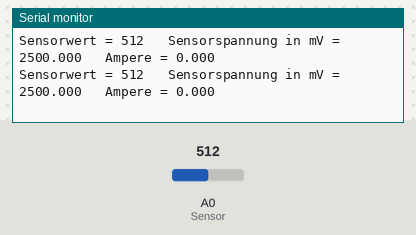
Bench run of a sketch on a simulated Arduino Uno, built with avr-gcc and run on an emulated ATmega328P. Parts: the last lines printed to the serial monitor. The test bench sets the inputs (shaded band); at power-on: A0 (Sensor) = 512.

Above: at 1.8 s.
1.9 s: A0 (Sensor) set to 716
At 2.8 s:
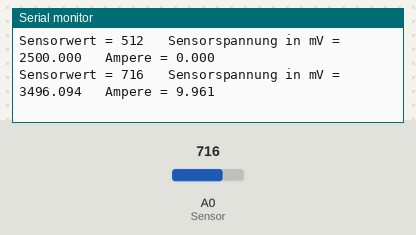
3.4 s: A0 (Sensor) set to 900
At 4.8 s:
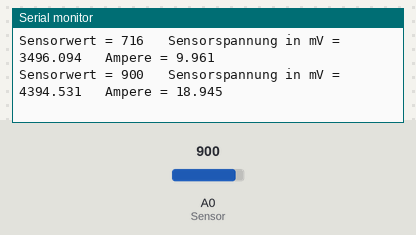
Timing chart, 0 to 6.4 s (numbered marks = the images above; inputs shaded):
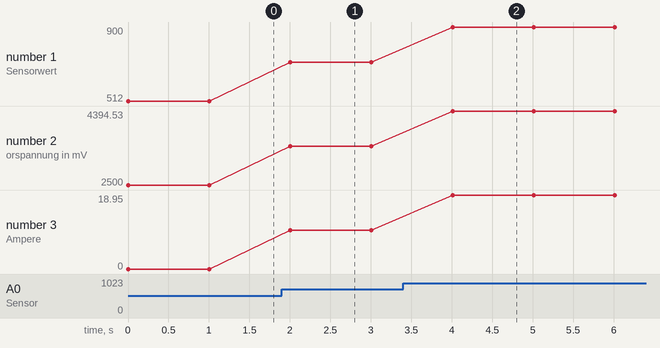

Measured:
- after the input at 1.9 s, the serial monitor: prints a new line after 0.11 s (image 1)
- after the input at 3.4 s, the serial monitor: prints a new line after 0.61 s (image 2)
- plotted number 1: 512 → 716 after the input at 1.9 s, 716 → 900 after the input at 3.4 s
- plotted number 2: 2500 → 3496.09 after the input at 1.9 s, 3496.09 → 4394.53 after the input at 3.4 s
- plotted number 3: 0 → 9.96 after the input at 1.9 s, 9.96 → 18.95 after the input at 3.4 s

The sketch:

Stromstaerkesensor_auslesen.ino
```cpp
int Sensor = A0; // Der Stromstärkesensor wird am Pin A0 (Analog "0") angeschlossen.
int VpA = 100; // Millivolt pro Ampere (185 für 05A Modul & 100 für 20A Modul & 66 für 30A Modul)
int sensorwert= 0;
int Nullpunkt = 2500; // Spannung in mV bei dem keine Stromstärke vorhanden ist
double SensorSpannung = 0;
double Ampere = 0;

void setup(){
  Serial.begin(9600); // Serielle Verbindung starten, damit die Daten am Seriellen Monitor angezeigt werden.
}

void loop(){
  sensorwert = analogRead(Sensor);
  SensorSpannung = (sensorwert / 1024.0) * 5000; // Hier wird der Messwert in den Spannungswert am Sensor umgewandelt.
  Ampere = ((SensorSpannung - Nullpunkt) / VpA); // Im zweiten Schritt wird hier die Stromstärke berechnet.

  // Ausgabe der Ergebnisse am Seriellen Monitor
  Serial.print("Sensorwert = " ); // Ausgabe des reinen Sensorwertes
  Serial.print(sensorwert);
  Serial.print("\t Sensorspannung in mV = "); // Zeigt die Sensorspannung an
  Serial.print(SensorSpannung,3); // Die "3" hinter dem Komma erzeugt drei Nachkommastellen
  Serial.print("\t Ampere = "); // shows the voltage measured
  Serial.println(Ampere,3); // Die "3" hinter dem Komma erzeugt drei Nachkommastellen
  delay(1000);
}

// Nach der Programmierung wird der Serielle Monitor geöffnet. Dort werden nun abhängig von der gemessenen Stromstärke die Messwerte angezeigt.
```
